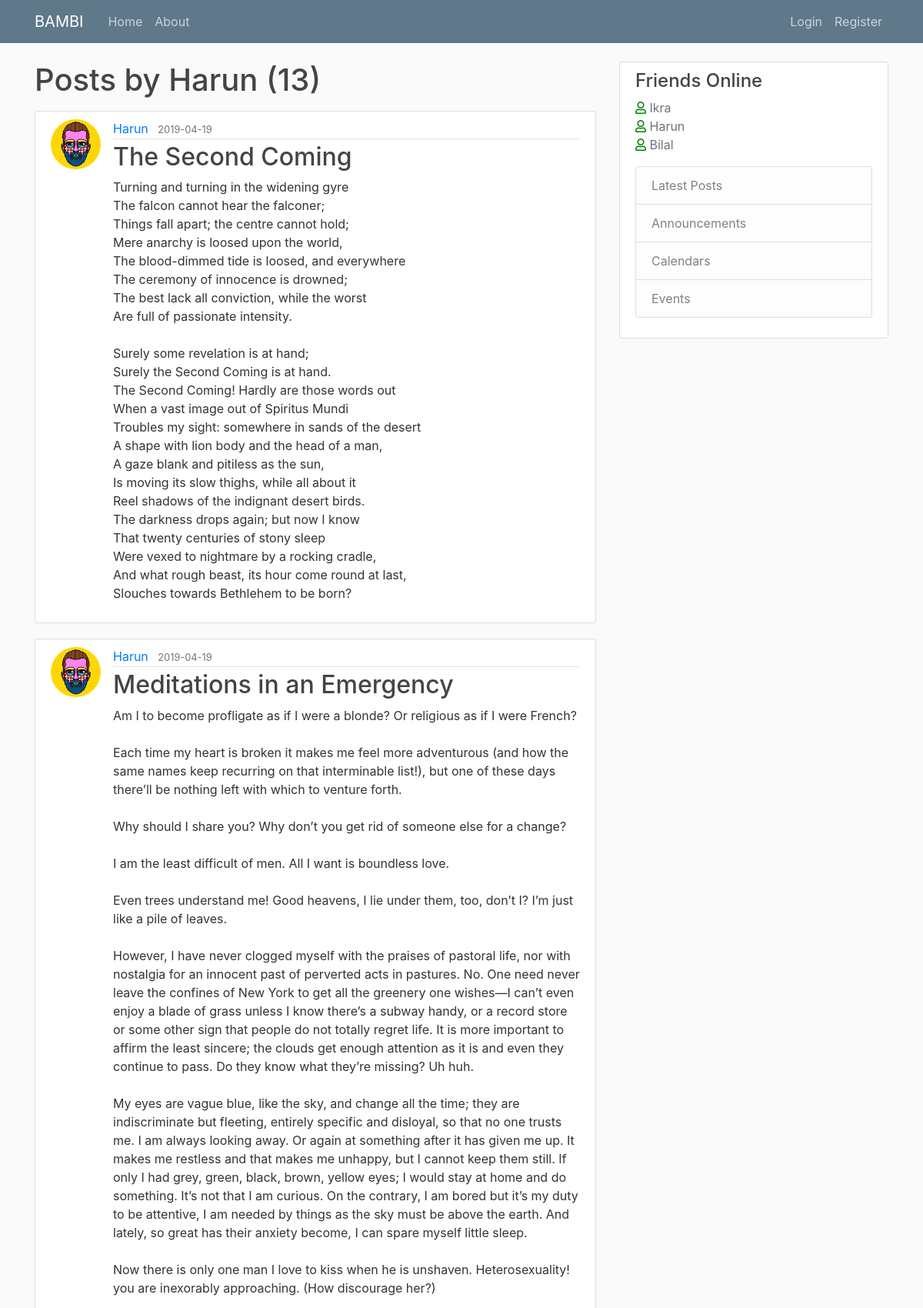
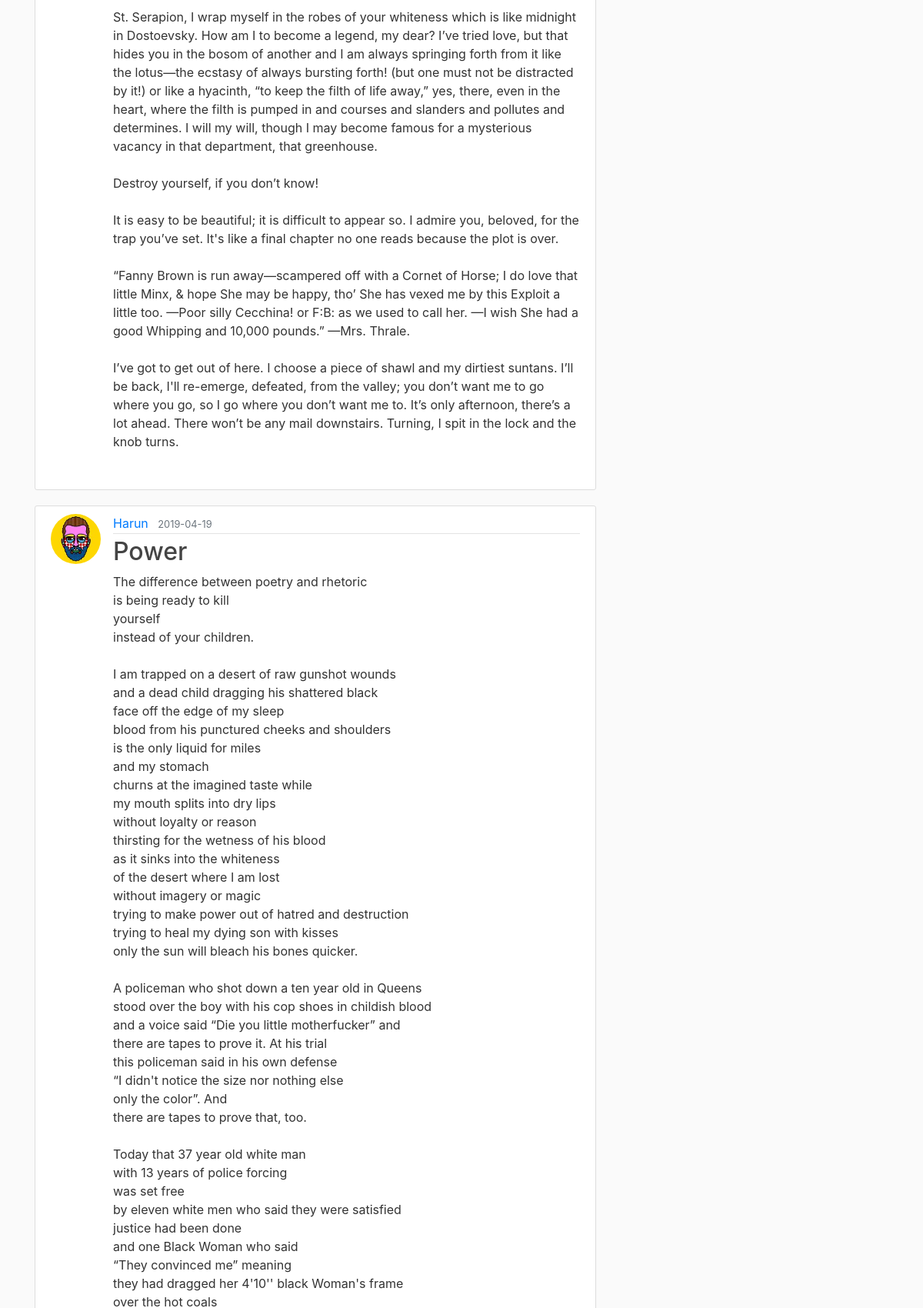
Page /user/Harun (upper part) on the committed database (2 pictures, top to bottom).
### flaskblog/models.py (models this page shows, shortened)
class User(db.Model, UserMixin):
    id = db.Column(db.Integer, primary_key=True)
    username = db.Column(db.String(20), unique=True, nullable=False)
    email = db.Column(db.String(120), unique=True, nullable=False)
    image_file = db.Column(db.String(20), nullable=False,
                           default='default.jpg')
    password = db.Column(db.String(60), nullable=False)
    posts = db.relationship('Post', backref='author', lazy=True)

class Post(db.Model):
    id = db.Column(db.Integer, primary_key=True)
    title = db.Column(db.String(100), nullable=False)
    date_posted = db.Column(db.DateTime, nullable=False,
                            default=datetime.utcnow)
    content = db.Column(db.Text, nullable=False)
    user_id = db.Column(db.Integer, db.ForeignKey('user.id'), nullable=False)

### flaskblog/routes.py (the view)
@app.route("/user/<string:username>")
def user_posts(username):
    page = request.args.get('page', 1, type=int)
    user = User.query.filter_by(username=username).first_or_404()
    posts = Post.query.filter_by(author=user)\
        .order_by(Post.date_posted.desc())\
        .paginate(page=page, per_page=5)
    return render_template('user_posts.html', posts=posts, user=user)

### flaskblog/templates/user_posts.html (shortened to what this page needs)
{% extends "layout.html" %} {% block content %}
<h1 class="mb-3">Posts by {{ user.username }} ({{ posts.total }})</h1>
{% for post in posts.items %}
<article class="media content-section">
  <img
    class="rounded-circle article-img"
    src="{{ url_for('static', filename='profile_pics/' + post.author.image_file) }}"
  />
  <div class="media-body">
    <div class="article-metadata">
      <a
        class="mr-2"
        href="{{ url_for('user_posts', username=post.author.username) }}"
        >{{ post.author.username }}</a
      >
      <small class="text-muted">{{
        post.date_posted.strftime("%Y-%m-%d")
      }}</small>
    </div>
    <h2>
      <a class="article-title" href="{{ url_for('post', post_id=post.id) }}">{{
        post.title
      }}</a>
    </h2>
    <p class="article-content">{{ post.content }}</p>
  </div>
</article>
{% endfor %}  {% endblock content %}

### flaskblog/static/main.css (style rules this page uses)
body { background: #fafafa; color: #333333; margin-top: 5rem; }
h1, h2, h3, h4, h5, h6 { color: #444444; }
.content-section { background: #ffffff; padding: 10px 20px; border: 1px solid #dddddd; border-radius: 3px; margin-bottom: 20px; }
.article-title { color: #444444; }
.article-content { white-space: pre-line; }
.article-img { height: 65px; width: 65px; margin-right: 16px; }
.article-metadata { padding-bottom: 1px; margin-bottom: 4px; border-bottom: 1px solid #e3e3e3; }

### rows in the picture
User: username "Harun"
Post: image_file (picture), author.username "Harun", date_posted "2019-04-19", title "The Second Coming", content "Turning and turning in the widening gyre The falcon cannot hear the falconer; Things fall apart; the centre cannot hold; Mere anarchy is loosed upon the world, The blood-dimmed tide is loosed, and everywhere The ceremony of innocence is drowned; The best lack all conviction, while the worst Are full of passionate intensity. Surely some revelation is at hand; Surely the Second Coming is at hand. The Second Coming! Hardly are those words out When a vast image out of Spiritus Mundi Troubles my sight: somewhere in sands of the desert A shape with lion body and the head of a man, A gaze blank and pitiless as the sun, Is moving its slow thighs, while all about it Reel shadows of the indignant…"
Post: image_file (picture), author.username "Harun", date_posted "2019-04-19", title "Meditations in an Emergency", content "Am I to become profligate as if I were a blonde? Or religious as if I were French? Each time my heart is broken it makes me feel more adventurous (and how the same names keep recurring on that interminable list!), but one of these days there’ll be nothing left with which to venture forth. Why should I share you? Why don’t you get rid of someone else for a change? I am the least difficult of men. All I want is boundless love. Even trees understand me! Good heavens, I lie under them, too, don’t I? I’m just like a pile of leaves. However, I have never clogged myself with the praises of pastoral life, nor with nostalgia for an innocent past of perverted acts in pastures. No. One need never…"
Post: image_file (picture), author.username "Harun", date_posted "2019-04-19", title "Power"

### other values in the picture
{{ posts.total }} "13"
